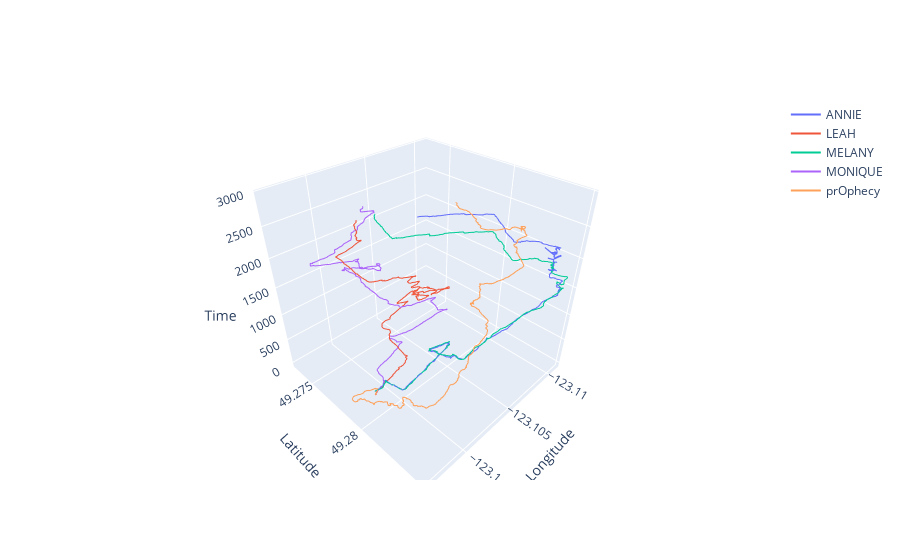

The cell this chart's notebook holds for it:
### Code cell
import plotly.graph_objects as go
import pandas as pd

data = pd.read_csv('March 27 2022 Datasets - Sheet1 - Copy.csv') # I used 2927 rows not the whole dataset to make it consistent

fig = go.Figure()

for i in range(0, data.shape[1], 2):
    fig.add_trace(go.Scatter3d(
        x=data.iloc[:, i+1],
        y=data.iloc[:, i],
        z=data.index,
        mode='lines',
        name=data.columns[i].split(' ')[0]
    ))

fig.update_layout(
    scene=dict(
        xaxis_title='Longitude',
        yaxis_title='Latitude',
        zaxis_title='Time'
    )
)

fig.show()

### Figure 1 — Plotly figure (JSON) as saved in the notebook; plotly's stock layout.template omitted (floating-point values rounded to 4 significant figures; data arrays with more than 128 entries replaced by an {"elided": "..."} marker saying what was removed)
{"data": [{"mode": "lines", "name": "ANNIE", "type": "scatter3d", "x": {"elided": "2926 float values"}, "y": {"elided": "2926 float values"}, "z": {"elided": "2926 int values"}}, {"mode": "lines", "name": "LEAH", "type": "scatter3d", "x": {"elided": "2926 float values"}, "y": {"elided": "2926 float values"}, "z": {"elided": "2926 int values"}}, {"mode": "lines", "name": "MELANY", "type": "scatter3d", "x": {"elided": "2926 float values"}, "y": {"elided": "2926 float values"}, "z": {"elided": "2926 int values"}}, {"mode": "lines", "name": "MONIQUE", "type": "scatter3d", "x": {"elided": "2926 float values"}, "y": {"elided": "2926 float values"}, "z": {"elided": "2926 int values"}}, {"mode": "lines", "name": "prOphecy", "type": "scatter3d", "x": {"elided": "2926 float values"}, "y": {"elided": "2926 float values"}, "z": {"elided": "2926 int values"}}], "layout": {"scene": {"xaxis": {"title": {"text": "Longitude"}}, "yaxis": {"title": {"text": "Latitude"}}, "zaxis": {"title": {"text": "Time"}}}}}
